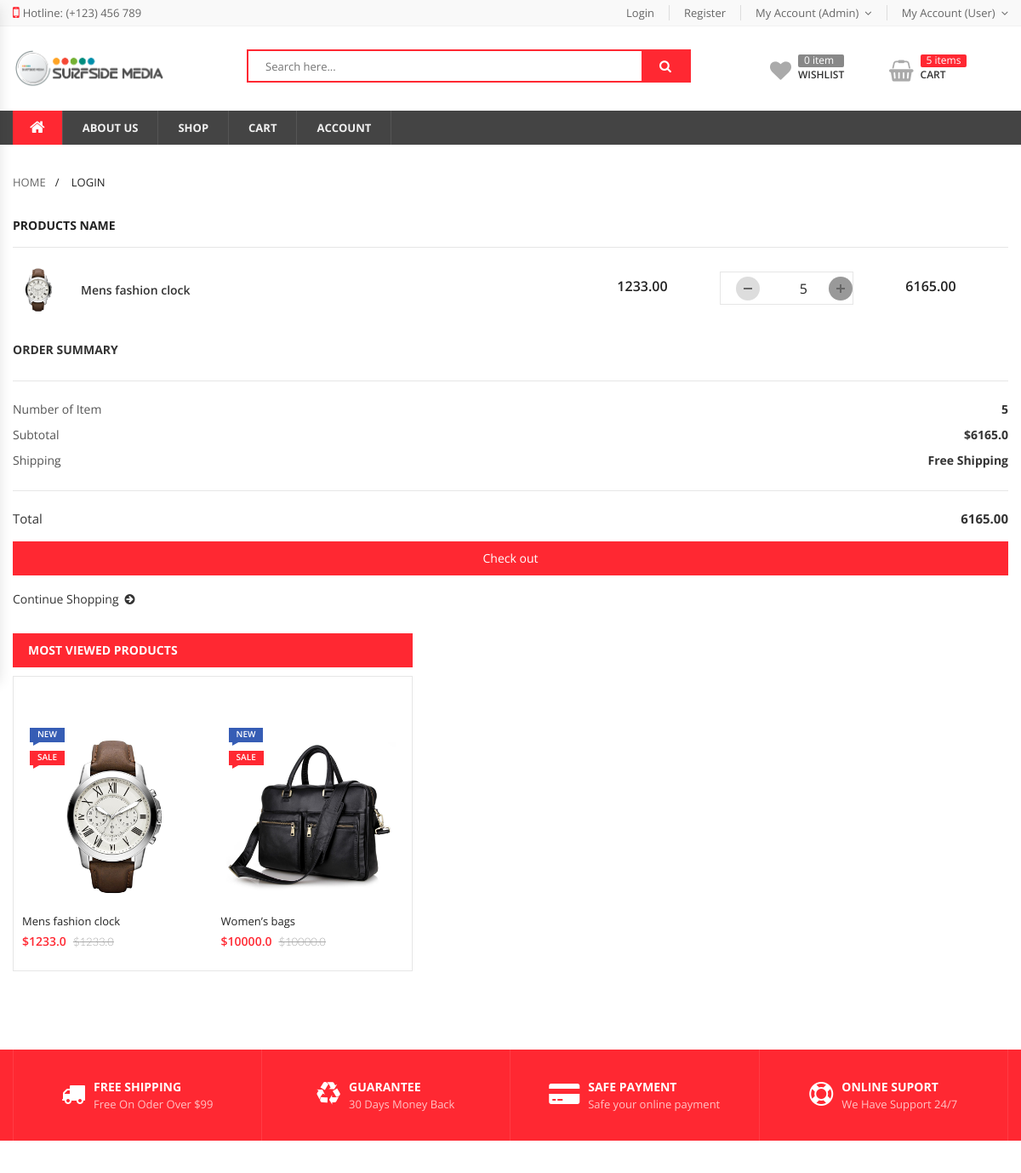
The page /products/cart/ (signed in, upper part) on the database as committed earlier.
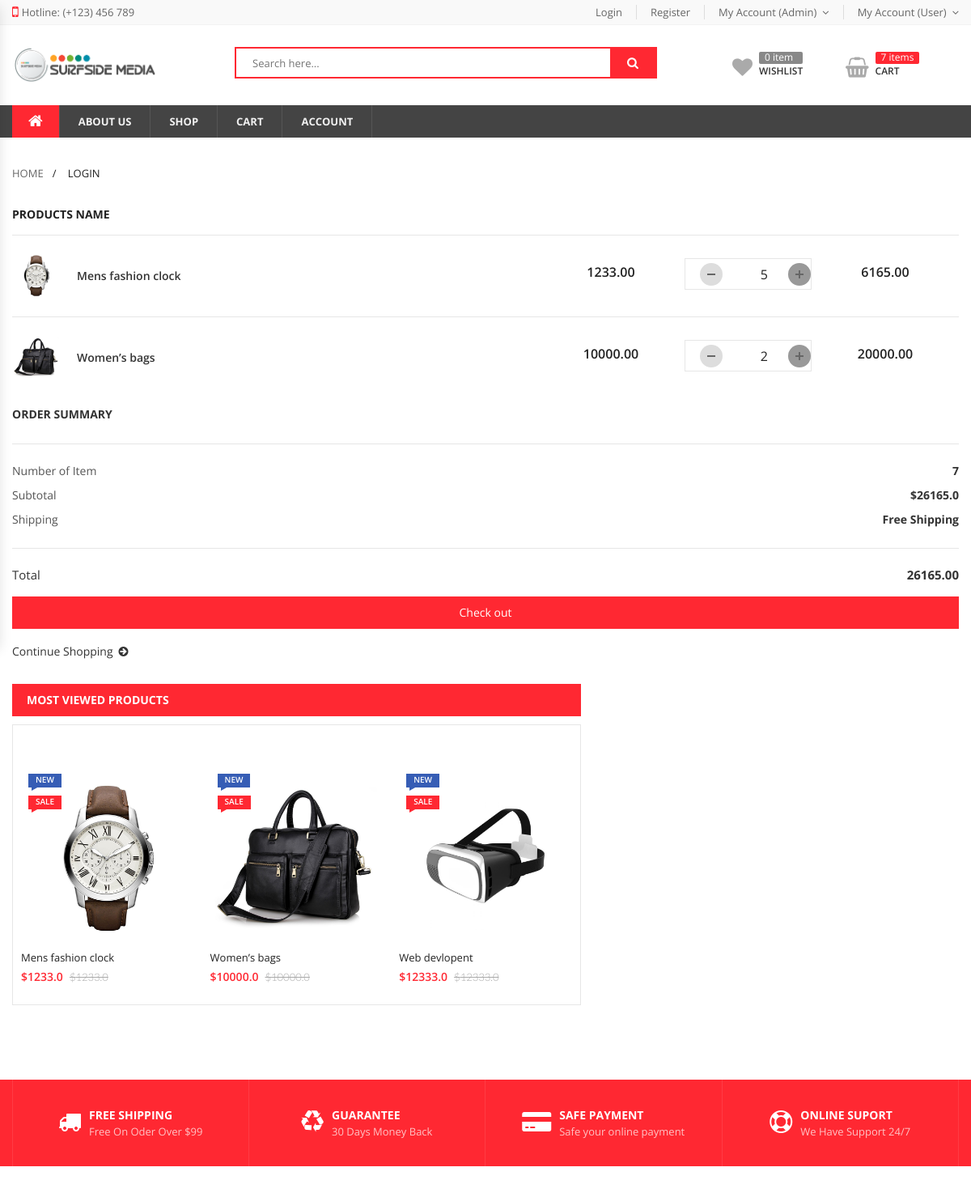
The same page on the database as committed later.
### orders/models.py (models this page shows, shortened)
class OrderItem(models.Model):
	product = models.ForeignKey(Product, on_delete=models.SET_NULL, null=True)
	order = models.ForeignKey(Order, on_delete=models.SET_NULL, null=True)
	quantity = models.IntegerField(default=0, null=True, blank=True)
	date_added = models.DateTimeField(auto_now_add=True)
	@property
	def get_total(self):
		total = self.product.price * self.quantity
		return total

class Order(models.Model):
	customer = models.ForeignKey(Accounts, on_delete=models.SET_NULL, null=True, blank=True)
	date_ordered = models.DateTimeField(auto_now_add=True)
	complete = models.BooleanField(default=False)
	transaction_id = models.CharField(max_length=100, null=True)
	@property
	def get_cart_total(self):
		orderitems = self.orderitem_set.all()
		total = sum([item.get_total for item in orderitems])
		return total
	@property
	def get_cart_items(self):
		orderitems = self.orderitem_set.all()
		total = sum([item.quantity for item in orderitems])
		return total

### products/models.py (models this page shows, shortened)
class Product(models.Model):
    name = models.CharField(max_length=100)
    price = models.FloatField()
    discount_price = models.FloatField(blank=True, null=True)
    category = models.ForeignKey(Category,related_name='products',on_delete=models.CASCADE)
    description = models.TextField(blank=True, null=True)
    image = models.ImageField(upload_to='product_img',default='/static/images/default/demo.jpg')
    available = models.BooleanField(default=True)
    created_at = models.DateTimeField(auto_now_add=True)
    updated_at = models.DateTimeField(auto_now=True)
    favourites = models.ManyToManyField(Accounts, related_name='favourite', default=None, blank=True)
    vendor = models.ForeignKey(Accounts, related_name='products', on_delete=models.CASCADE,blank=True, null=True)
    is_verified = models.BooleanField(
        _('verified'),
        default=False,
        help_text=_(
            'Designates whether this product has been verified.'
            'Un-verified will not show in website.'
        ),
    )

### products/views.py (the view)
# urls.py: path('cart/', cart, name="cart_page"),
@login_required(login_url='users:loginPage')
def cart(request):
	if request.user.is_authenticated:
		customer = request.user
		order, created = Order.objects.get_or_create(customer=customer, complete=False)
		items = order.orderitem_set.all()
		cartItems = order.get_cart_items
		products =Product.objects.filter(is_verified=True)[:5]
	else:
		items = []
		order = {'get_cart_total':0, 'get_cart_items':0, 'shipping':False}
		cartItems = order['get_cart_items']
	context = {
    'items':items,
    'order':order,
    'cartItems':cartItems,
    'products':products,
     }
	return render(request, 'orders/cart.html', context)

### products/context_processors.py (called while the page is built)
def cart_context(request):
    if request.user.is_authenticated:
        customer = request.user
        order, created = Order.objects.get_or_create(customer=customer, complete=False)
        cartItems = order.get_cart_items
        return{
            'cartItems':cartItems
        }

### users/models.py (called while the page is built)
    def __str__(self):
        return self.email

### templates/orders/cart.html (shortened to what this page needs)
{% extends 'base.html' %}
{% load static %}
{% block content %}
	<main id="main" class="main-site">
		<div class="container">
			<div class="wrap-breadcrumb">
				<ul>
					<li class="item-link"><a href="#" class="link">home</a></li>
					<li class="item-link"><span>login</span></li>
				</ul>
			</div>
			<div class=" main-content-area">
				<div class="wrap-iten-in-cart">
					<h3 class="box-title">Products Name</h3>
					<ul class="products-cart">
                        {% for item in items %}
						<li class="pr-cart-item">
							<div class="product-image">
								<figure><img src="{{item.product.image.url}}" alt=""></figure>
							</div>
							<div class="product-name">
								<a class="link-to-product" href="#">{{item.product.name}}</a>
							</div>
							<div class="price-field produtc-price">
								<p class="price">{{item.product.price|floatformat:2}}</p>
							</div>
							<div class="quantity">
								<div class="quantity-input">
									<a class="btn btn-increase add-to-cart" id="cartdata" data-action="add"   data-product="{{item.product.id}}" data-action="add" href="#"></a>
									<input type="text" name="product-quatity" value="{{item.quantity}}" data-max="120" pattern="[0-9]*" >
									<a class="btn btn-reduce add-to-cart" id="cartdata" data-action="remove"  data-product="{{item.product.id}}" data-action="remove" href="#"></a>
								</div>
							</div>
							<div class="price-field sub-total">
                                <p class="price">{{item.get_total|floatformat:2}}</p>
                            </div>
						</li>
                        {% endfor %}
					</ul>
				</div>
				<div class="summary">
					<div class="order-summary">
						<h4 class="title-box">Order Summary</h4>
						<p class="summary-info"><span class="title">Number of Item</span><b class="index">{{cartItems}}</b></p>
						<p class="summary-info"><span class="title">Subtotal</span><b class="index">${{order.get_cart_total}}</b></p>
						<p class="summary-info"><span class="title">Shipping</span><b class="index">Free Shipping</b></p>
						<p class="summary-info total-info "><span class="title">Total</span><b class="index">{{order.get_cart_total|floatformat:2}}</b></p>
					</div>
					<div class="checkout-info">
						<a class="btn btn-checkout" href="{% url 'products:checkout' %}">Check out</a>
						<a class="link-to-shop" href="{% url 'products:productPage' %}">Continue Shopping<i class="fa fa-arrow-circle-right" aria-hidden="true"></i></a>
					</div>
				</div>
				<div class="wrap-show-advance-info-box style-1 box-in-site">
					<h3 class="title-box">Most Viewed Products</h3>
					<div class="wrap-products">
						<div class="products slide-carousel owl-carousel style-nav-1 equal-container" data-items="5" data-loop="false" data-nav="true" data-dots="false" data-responsive='{"0":{"items":"1"},"480":{"items":"2"},"768":{"items":"3"},"992":{"items":"3"},"1200":{"items":"5"}}' >
							{% for product in products %}
							<div class="product product-style-2 equal-elem ">
								<div class="product-thumnail">
									<a href="{% url 'products:product_details' product.pk %}" title="T-Shirt Raw Hem Organic Boro Constrast Denim">
										<figure><img src="{{product.image.url}}" width="214" height="214" alt="T-Shirt Raw Hem Organic Boro Constrast Denim"></figure>
									</a>
									<div class="group-flash">
										<span class="flash-item new-label">new</span>
										<span class="flash-item sale-label">sale</span>
									</div>
									<div class="wrap-btn">
									</div>
								</div>
								<div class="product-info">
									<a href="{% url 'products:product_details' product.pk %}" class="product-name"><span>{{product.name}}</span></a>
									<div class="wrap-price"><ins><p class="product-price">${{product.price}}</p></ins> <del><p class="product-price">${{product.price}}</p></del></div>
								</div>
							</div>
							{% endfor %}
						</div>
					</div>
				</div>
			</div>
		</div>
	</main>
{% endblock %}

Rows that differ between the two databases and show on the page:
added OrderItem: product.image (picture), product.name "Women’s bags", product.price "10000.00", product-quatity "2", get_total "20000.00"
computed for Order: get_cart_total "6165.0" → "26165.0"; get_cart_total "6165.00" → "26165.00"
now on this page (row edited): Product: image (picture), name "Web devlopent", price "12333.0"
Other text that changed with them:
{{ cartItems }}: "5" → "7"
